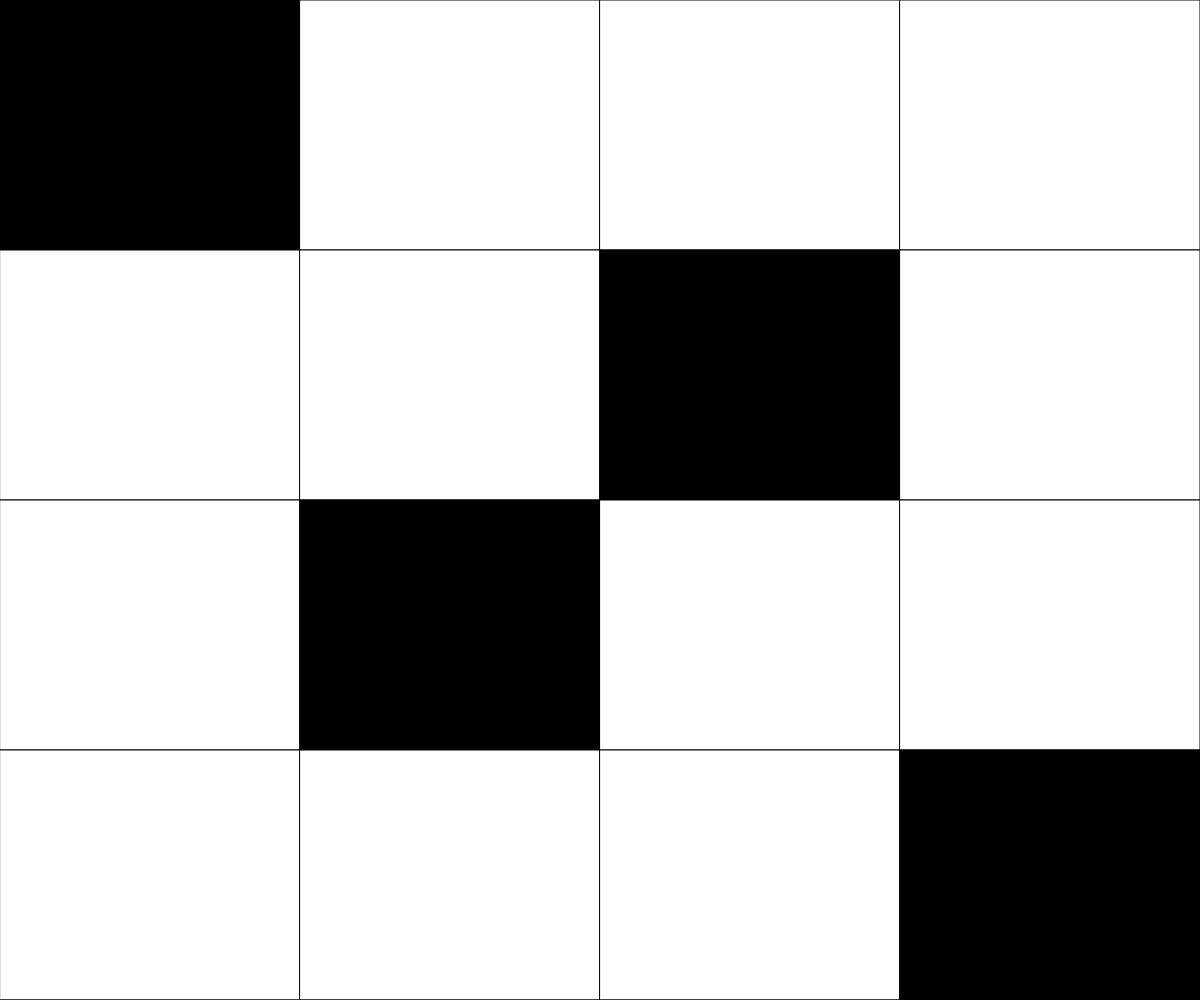
Frame 1 (no input)
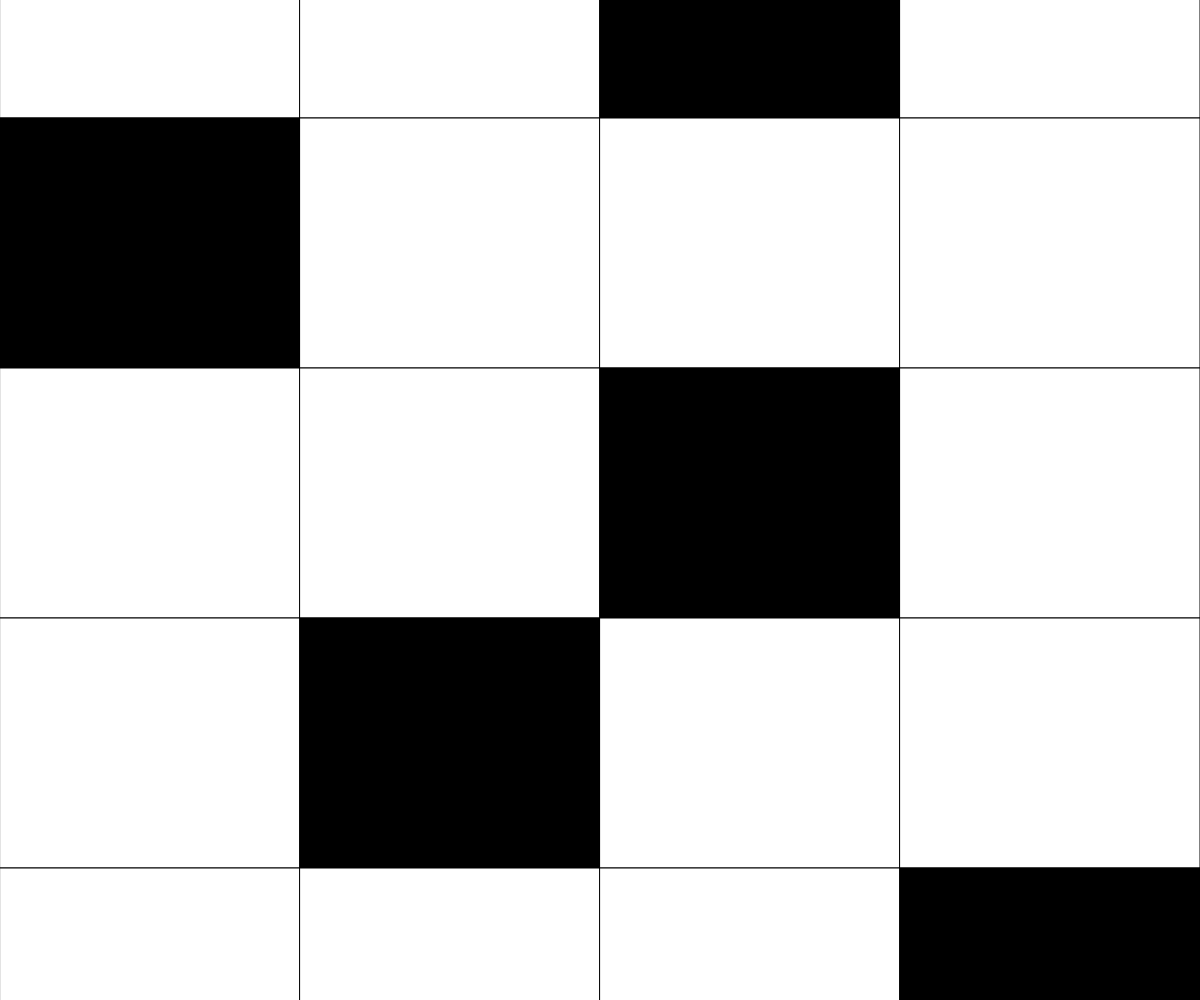
Frame 60 (no input)
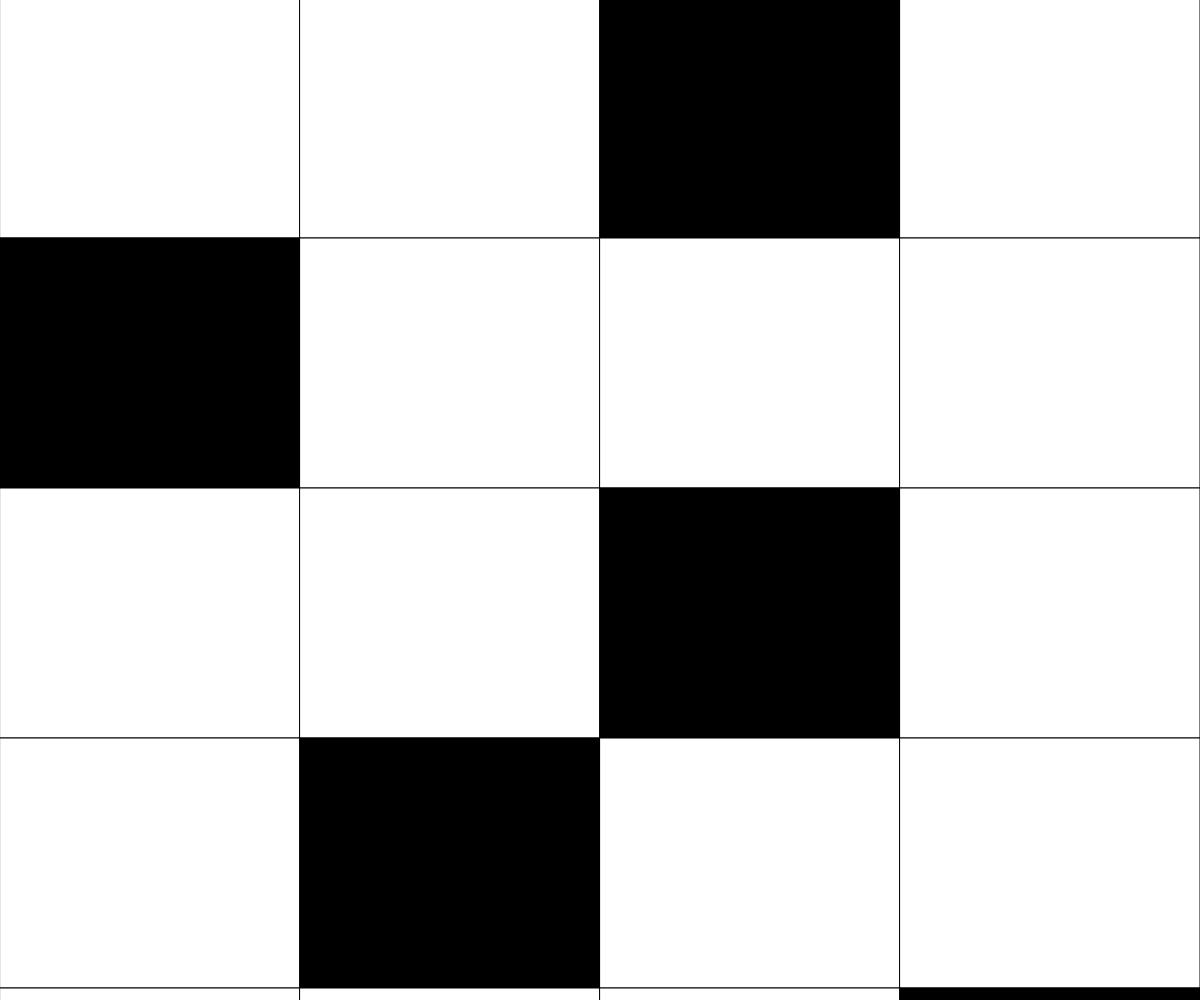
Frame 120 (the mouse pressed at the canvas centre since frame 60)

The p5.js sketch that drew these frames (run headless with seeded random() and noise() and a simulated clock; from frame 60 on, the mouse is pressed at the canvas centre):

// p5.js sketch
// ── sketch.js
// Piano Tiles- Capstone Project
// Maheen Shahid
// May 8, 2025

let NUM_ROWS = 4
let NUM_COLS = 4
let rectWidth;
let rectHeight;
let pianoTiles = [];
let scrollY = 0;
let scrollSpeed = 2;
let gameStarted = false;


function setup() {
  createCanvas(windowWidth, windowHeight);
  setUpSizes();
  randomStart();
}

function draw() {
  background(220);
  drawPiano();
  updateTiles();
}

// ----------- Display and Functionality of Game --------------

function setUpSizes(){
  //Set size of each tile based on size of screen
  //Uses rows/cols to divide
  rectWidth = windowWidth/NUM_COLS;
  rectHeight = windowHeight/NUM_ROWS;
}

function randomStart(){
  //Create the starting rows for the game
  //helps scroll smoothly by adding more tiles
  let totalRows = NUM_ROWS + 2; 
  for(let i = 0; i < totalRows; i++){
    pianoTiles.push(randomRow());
  }
}

function drawPiano(){
  //Render a grid of squares - 4x4
  //Use scrollY to scroll smoothly
  for (let y = 0; y < pianoTiles.length; y++){ 
    for (let x = 0; x < NUM_COLS; x++){
      let tileY = y * rectHeight + scrollY;
      fill(pianoTiles[y][x]); 
      rect(x*rectWidth, tileY -  rectHeight, rectWidth, rectHeight);
    }
  }
  scrollY += scrollSpeed;
}

function updateTiles(){
  //Keep a flow of new rows
  // Check if a full row has passed
  if(scrollY >= rectHeight){
    scrollY -= rectHeight;
    pianoTiles.pop(); //remove bottom row
    pianoTiles.unshift(randomRow()); //add new row
  }
}


function randomRow(){
  //create a row, one black tile and the rest white
  //used for everytime a new row enters
  let row = [];
  let blackTile = floor(random(NUM_COLS)); //Choose random coloumn in the row
  for(let x = 0; x < NUM_COLS; x++){
    if(x === blackTile){
      row.push([0,0,0]); // Black tile
  }
    else{
       row.push([255,255,255]); // White Tile
  }
 }
  return row;
}
